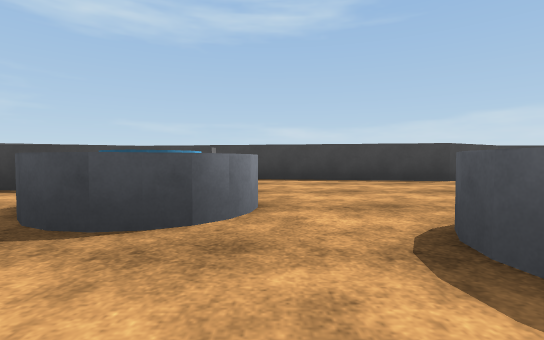
View 1 (above)

16 first-person views from a walk through a scene from a Unity 3-D project. The camera is 0.68 m above the floor, tilts 2° down and sees 85° across. The floor is counted in squares, 2 m on a side. Each view is taken from the middle of a square. On the plan, view 1 faces up. The plan holds only what a view shows up to about 9 squares ahead; the rest is blank. The place goes on beyond the plan. Surface patterns are stand-ins for the level's own textures.

View 2
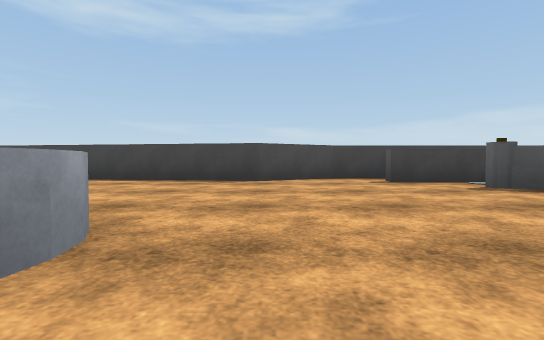

View 3
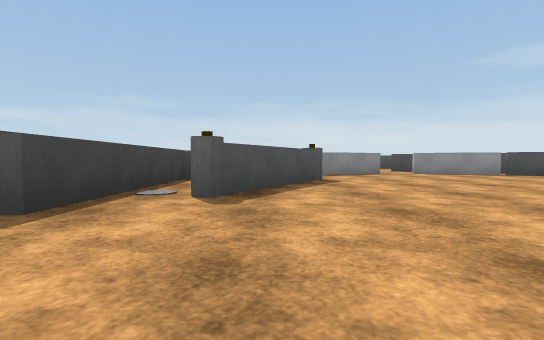

View 4
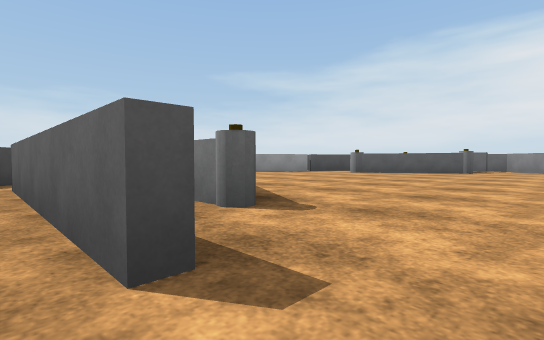

View 5
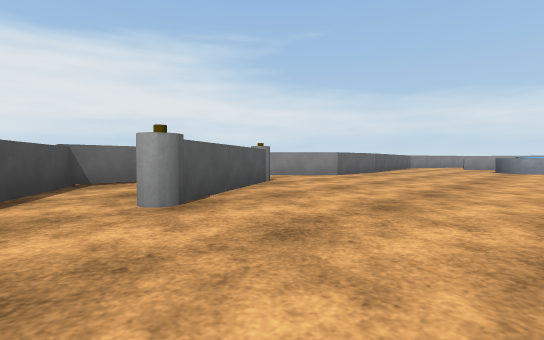

View 6
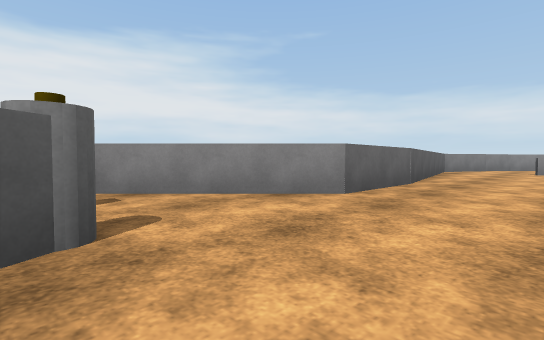

View 7
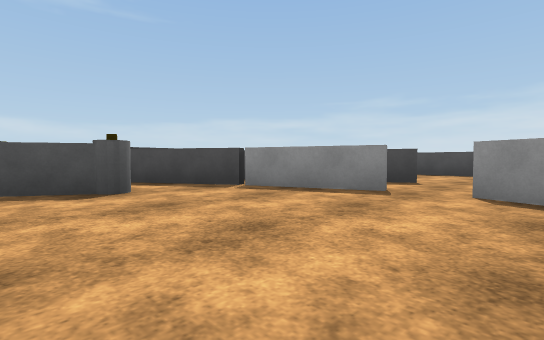

View 8
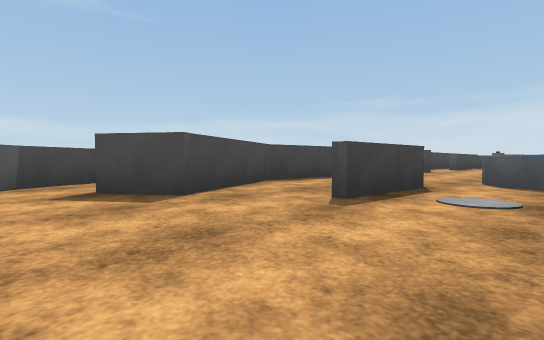

View 9
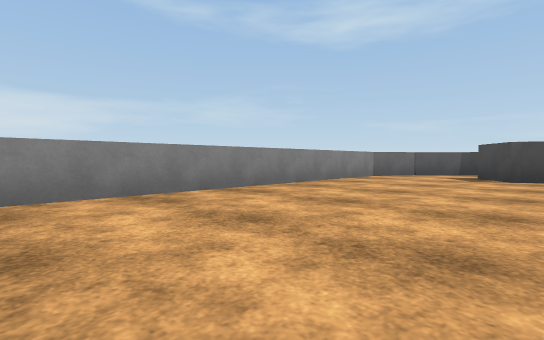

View 10
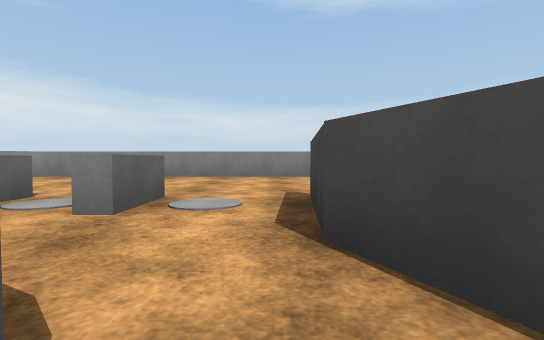

View 11
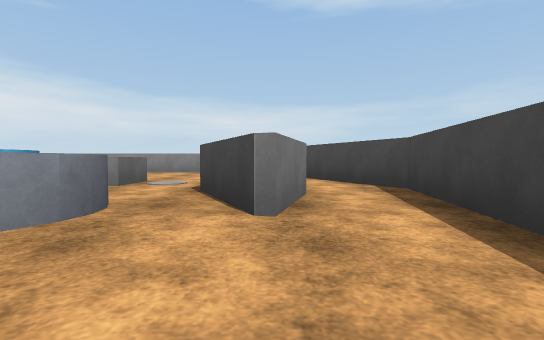

View 12
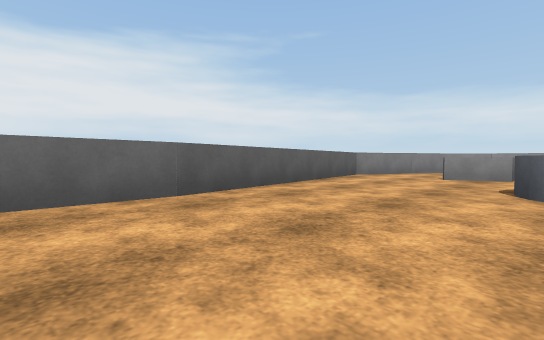

View 13
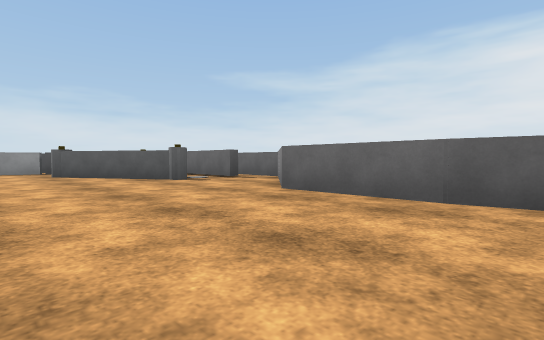

View 14
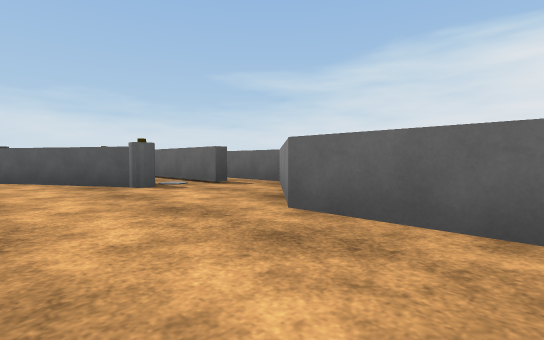

View 15
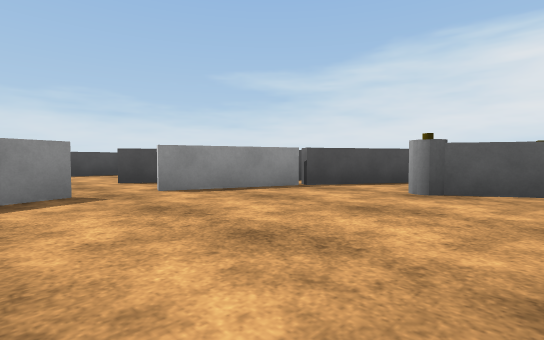

View 16
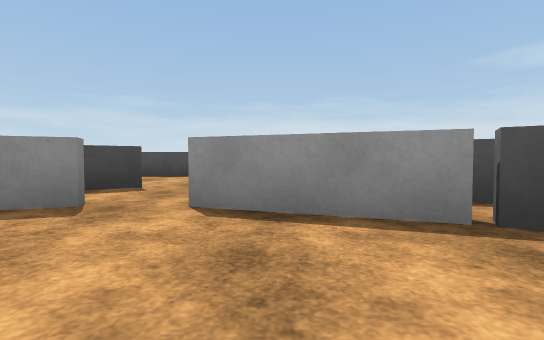

### Floor plan
Ten units are one square. View 1 is at (0, 0); x grows to the right and y downward. Boxes are objects, and circles mark ways between rooms. Rooms are numbered by the first view taken in them; rooms with no view inside come last. Other rooms are left out.
<svg viewBox="-74 -69 195 128">
<path fill="none" stroke="#000" d="M16 36 34 36 52 54 66 54M-28 15 -25 26M-6 -40 -22 -32 -38 -34M55 44 82 44 95 20M72 25 77 23M51 -54 41 -54 28 -47 6 -51M77 -24 58 -35M-46 -46 -52 -55M-64 24 -54 34 -31 44 18 35M95 21 102 3M96 -20 81 -45 48 -45M-56 -64 -64 -57M102 -3 95 -21M-63 -58 -69 -49 -69 14 -63 25M101 30 104 25M113 10 116 4M116 -5 112 -11M-20 -44 -6 -40M6 -51 -25 -56 -46 -46"/>
<rect x="-35" y="-15" width="10" height="10" fill="#bbb"><title>other object</title></rect>
<rect x="-35" y="-25" width="10" height="10" fill="#bbb"><title>other object</title></rect>
<rect x="-15" y="-5" width="20" height="20" fill="#bbb"><title>other object</title></rect>
<rect x="-15" y="-25" width="20" height="10" fill="#bbb"><title>other object</title></rect>
<rect x="5" y="-15" width="20" height="10" fill="#bbb"><title>other object</title></rect>
<rect x="55" y="35" width="10" height="10" fill="#bbb"><title>other object</title></rect>
<rect x="55" y="25" width="10" height="10" fill="#bbb"><title>other object</title></rect>
<rect x="55" y="-45" width="10" height="10" fill="#bbb"><title>other object</title></rect>
<rect x="75" y="15" width="10" height="10" fill="#bbb"><title>other object</title></rect>
<rect x="75" y="-25" width="10" height="10" fill="#bbb"><title>other object</title></rect>
<circle cx="0" cy="-50" r="3" fill="#2a7"/>
<text x="10" y="0">1</text>
<text x="-20" y="-50">2</text>
</svg>
Room 1 opens to room 2.

Where each view was taken, in squares from view 1:
view 1: 0 up, 0 right, facing up
view 2: 0 up, 3 right, facing up
view 3: 3 up, 3 right, facing right
view 4: 5 up, 4 right, facing down-right
view 5: 0 up, 9 right, facing down-left
view 6: 2 down, 6 right, facing down-left
view 7: 1 down, 7 right, facing up-right
view 8: 2 up, 6 left, facing up-right
view 9: 1 down, 4 left, facing up-left
view 10: 3 up, 1 left, facing left
view 11: 4 up, 1 right, facing left
view 12: 1 down, 3 right, facing down-left
view 13: 1 down, 1 right, facing down-right
view 14: 2 down, 2 right, facing down-right
view 15: 1 up, 7 right, facing down-right
view 16: 1 down, 8 right, facing right
